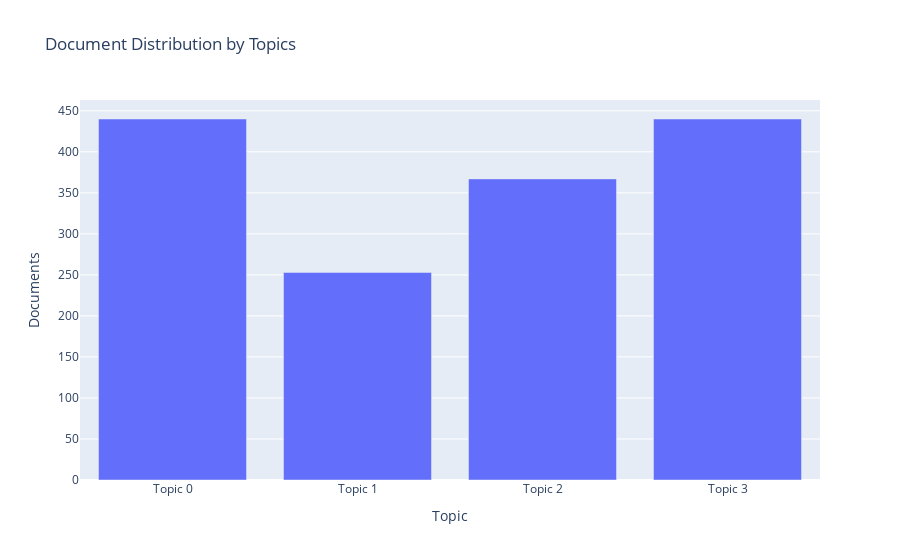

Notebook code for this chart:
### Code cell
plot_model(lda, plot='topic_distribution')

### Figure 1 — Plotly figure (JSON) as saved in the notebook; plotly's stock layout.template omitted (floating-point values rounded to 4 significant figures)
{"data": [{"alignmentgroup": "True", "customdata": [["business, sell, loan, year, community, child, buy, good, live, woman"], ["loan, business, group, sell, member, community, store, small, child, buy"], ["loan, business, child, group, small, sell, hope, live, support, able"], ["business, loan, sell, year, product, entrepreneur, child, buy, customer, old"]], "hoverlabel": {"namelength": 0}, "hovertemplate": "Topic=%{x}<br>Documents=%{y}<br>Keyword=%{customdata[0]}", "legendgroup": "", "marker": {"color": "#636efa"}, "name": "", "offsetgroup": "", "orientation": "v", "showlegend": false, "textposition": "auto", "type": "bar", "x": ["Topic 0", "Topic 1", "Topic 2", "Topic 3"], "xaxis": "x", "y": [440, 253, 367, 440], "yaxis": "y"}], "layout": {"barmode": "relative", "legend": {"tracegroupgap": 0}, "title": {"text": "Document Distribution by Topics"}, "xaxis": {"anchor": "y", "domain": [0, 1], "title": {"text": "Topic"}}, "yaxis": {"anchor": "x", "domain": [0, 1], "title": {"text": "Documents"}}}}
